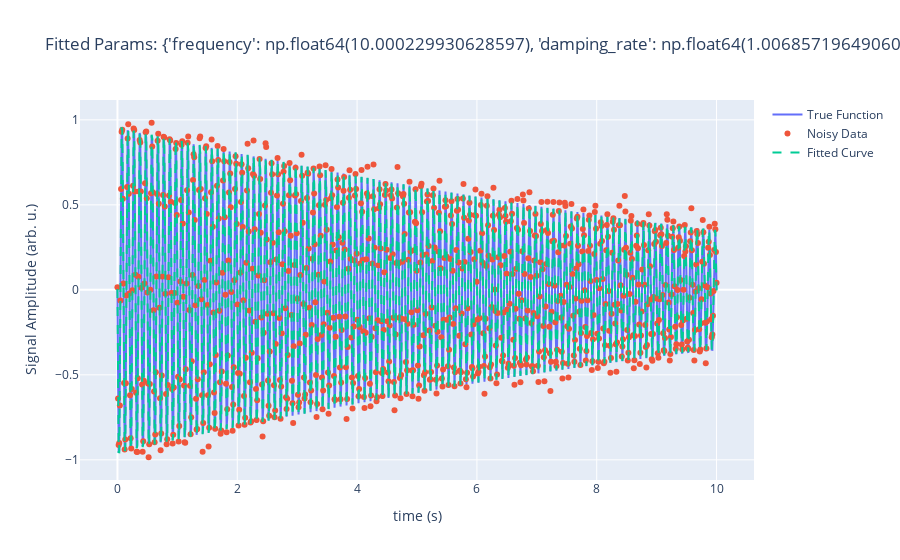

Notebook cell for this chart:
### Code cell
# True model parameters
true_params: Dict[str, float] = dict(
    frequency=10.0, amplitude=1.0, damping_rate=0.1, phase=np.pi
)


np_rng = np.random.default_rng(42)
# 1. Generate clean data
x_samp: npt.NDArray[np.float64] = np.linspace(0, 10, 1000)
y_clean: npt.NDArray[np.float64] = damp_sine_wave(x_samp, **true_params)

# 2. Add noise
rng = np.random.default_rng(seed=42)
noise: npt.NDArray[np.float64] = np_rng.normal(scale=0.05, size=x_samp.shape)
y_noisy = y_clean + noise


# 3. Define a wrapper for curve_fit
# Wrapper for curve_fit
def wrapper(
    x: npt.NDArray[np.float64],
    frequency: float,
    amplitude: float,
    damping_rate: float,
    phase: float,
) -> npt.NDArray[np.float64]:
    return damp_sine_wave(
        x,
        frequency=frequency,
        damping_rate=damping_rate,
        phase=phase,
        amplitude=amplitude,
    )


key_order = ("frequency", "amplitude", "damping_rate", "phase")

# 4. Fit data with perturbed initial guess
initial_guess = [true_params[k] for k in key_order]  # intentionally inaccurate
initial_guess = np.array(initial_guess)
initial_guess = (
    initial_guess + np_rng.normal(scale=0.9, size=initial_guess.shape) * initial_guess
)  # add some noise to the initial guess
print(initial_guess)
popt, pcov = curve_fit(wrapper, x_samp, y_noisy, p0=initial_guess)
fitted_params = dict(zip(["frequency", "damping_rate", "phase"], popt))

# 5. Visualize
fig = go.Figure().update_layout(width=900)

fig.add_trace(go.Scatter(name="True Function", mode="lines", x=x_samp, y=y_clean))
fig.add_trace(
    go.Scatter(
        name="Noisy Data", mode="markers", x=x_samp, y=y_noisy, line=dict(width=1)
    )
)
fig.add_trace(
    go.Scatter(
        name="Fitted Curve",
        mode="lines",
        x=x_samp,
        y=wrapper(x_samp, *popt),
        line=dict(dash="dash"),
    )
)

fig.update_layout(
    xaxis_title="time (s)",
    yaxis_title="Signal Amplitude (arb. u.)",
    title=f"Fitted Params: {fitted_params}",
)
fig.show()

### Figure 1 — Plotly figure (JSON) as saved in the notebook; plotly's stock layout.template omitted (floating-point values rounded to 4 significant figures; data arrays with more than 128 entries replaced by an {"elided": "..."} marker saying what was removed)
{"data": [{"mode": "lines", "name": "True Function", "type": "scatter", "x": {"elided": "1000 float values"}, "y": {"elided": "1000 float values"}}, {"line": {"width": 1}, "mode": "markers", "name": "Noisy Data", "type": "scatter", "x": {"elided": "1000 float values"}, "y": {"elided": "1000 float values"}}, {"line": {"dash": "dash"}, "mode": "lines", "name": "Fitted Curve", "type": "scatter", "x": {"elided": "1000 float values"}, "y": {"elided": "1000 float values"}}], "layout": {"title": {"text": "Fitted Params: {'frequency': np.float64(10.000229930628597), 'damping_rate': np.float64(1.0068571964906003), 'phase': np.float64(0.1013701415198718)}"}, "width": 900, "xaxis": {"title": {"text": "time (s)"}}, "yaxis": {"title": {"text": "Signal Amplitude (arb. u.)"}}}}
